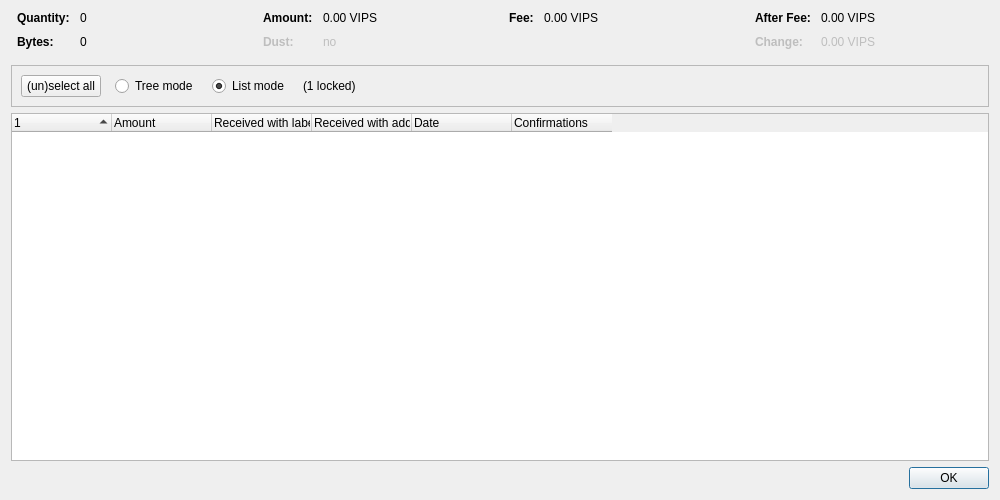
<?xml version="1.0" encoding="UTF-8"?>
<ui version="4.0">
 <class>CoinControlDialog</class>
 <widget class="QDialog" name="CoinControlDialog">
  <property name="geometry">
   <rect>
    <x>0</x>
    <y>0</y>
    <width>1000</width>
    <height>500</height>
   </rect>
  </property>
  <property name="windowTitle">
   <string>Coin Selection</string>
  </property>
  <layout class="QVBoxLayout" name="verticalLayout">
   <item>
    <layout class="QHBoxLayout" name="horizontalLayoutTop" stretch="0,0,0,0">
     <property name="topMargin">
      <number>0</number>
     </property>
     <property name="bottomMargin">
      <number>10</number>
     </property>
     <item>
      <layout class="QFormLayout" name="formLayoutCoinControl1">
       <property name="horizontalSpacing">
        <number>10</number>
       </property>
       <property name="verticalSpacing">
        <number>10</number>
       </property>
       <property name="leftMargin">
        <number>6</number>
       </property>
       <property name="rightMargin">
        <number>6</number>
       </property>
       <item row="0" column="0">
        <widget class="QLabel" name="labelCoinControlQuantityText">
         <property name="font">
          <font>
           <weight>75</weight>
           <bold>true</bold>
          </font>
         </property>
         <property name="text">
          <string>Quantity:</string>
         </property>
        </widget>
       </item>
       <item row="0" column="1">
        <widget class="QLabel" name="labelCoinControlQuantity">
         <property name="cursor">
          <cursorShape>IBeamCursor</cursorShape>
         </property>
         <property name="contextMenuPolicy">
          <enum>Qt::ActionsContextMenu</enum>
         </property>
         <property name="text">
          <string notr="true">0</string>
         </property>
         <property name="textInteractionFlags">
          <set>Qt::LinksAccessibleByMouse|Qt::TextSelectableByMouse</set>
         </property>
        </widget>
       </item>
       <item row="1" column="0">
        <widget class="QLabel" name="labelCoinControlBytesText">
         <property name="font">
          <font>
           <weight>75</weight>
           <bold>true</bold>
          </font>
         </property>
         <property name="text">
          <string>Bytes:</string>
         </property>
        </widget>
       </item>
       <item row="1" column="1">
        <widget class="QLabel" name="labelCoinControlBytes">
         <property name="cursor">
          <cursorShape>IBeamCursor</cursorShape>
         </property>
         <property name="contextMenuPolicy">
          <enum>Qt::ActionsContextMenu</enum>
         </property>
         <property name="text">
          <string notr="true">0</string>
         </property>
         <property name="textInteractionFlags">
          <set>Qt::LinksAccessibleByMouse|Qt::TextSelectableByMouse</set>
         </property>
        </widget>
       </item>
      </layout>
     </item>
     <item>
      <layout class="QFormLayout" name="formLayoutCoinControl2">
       <property name="horizontalSpacing">
        <number>10</number>
       </property>
       <property name="verticalSpacing">
        <number>10</number>
       </property>
       <property name="leftMargin">
        <number>6</number>
       </property>
       <property name="rightMargin">
        <number>6</number>
       </property>
       <item row="0" column="0">
        <widget class="QLabel" name="labelCoinControlAmountText">
         <property name="font">
          <font>
           <weight>75</weight>
           <bold>true</bold>
          </font>
         </property>
         <property name="text">
          <string>Amount:</string>
         </property>
        </widget>
       </item>
       <item row="0" column="1">
        <widget class="QLabel" name="labelCoinControlAmount">
         <property name="cursor">
          <cursorShape>IBeamCursor</cursorShape>
         </property>
         <property name="contextMenuPolicy">
          <enum>Qt::ActionsContextMenu</enum>
         </property>
         <property name="text">
          <string notr="true">0.00 VIPS</string>
         </property>
         <property name="textInteractionFlags">
          <set>Qt::LinksAccessibleByMouse|Qt::TextSelectableByMouse</set>
         </property>
        </widget>
       </item>
       <item row="1" column="0">
        <widget class="QLabel" name="labelCoinControlLowOutputText">
         <property name="enabled">
          <bool>false</bool>
         </property>
         <property name="font">
          <font>
           <weight>75</weight>
           <bold>true</bold>
          </font>
         </property>
         <property name="text">
          <string>Dust:</string>
         </property>
        </widget>
       </item>
       <item row="1" column="1">
        <widget class="QLabel" name="labelCoinControlLowOutput">
         <property name="enabled">
          <bool>false</bool>
         </property>
         <property name="cursor">
          <cursorShape>IBeamCursor</cursorShape>
         </property>
         <property name="contextMenuPolicy">
          <enum>Qt::ActionsContextMenu</enum>
         </property>
         <property name="text">
          <string notr="true">no</string>
         </property>
         <property name="textInteractionFlags">
          <set>Qt::LinksAccessibleByMouse|Qt::TextSelectableByMouse</set>
         </property>
        </widget>
       </item>
      </layout>
     </item>
     <item>
      <layout class="QFormLayout" name="formLayoutCoinControl3">
       <property name="horizontalSpacing">
        <number>10</number>
       </property>
       <property name="verticalSpacing">
        <number>10</number>
       </property>
       <property name="leftMargin">
        <number>6</number>
       </property>
       <property name="rightMargin">
        <number>6</number>
       </property>
       <item row="0" column="0">
        <widget class="QLabel" name="labelCoinControlFeeText">
         <property name="font">
          <font>
           <weight>75</weight>
           <bold>true</bold>
          </font>
         </property>
         <property name="text">
          <string>Fee:</string>
         </property>
        </widget>
       </item>
       <item row="0" column="1">
        <widget class="QLabel" name="labelCoinControlFee">
         <property name="cursor">
          <cursorShape>IBeamCursor</cursorShape>
         </property>
         <property name="contextMenuPolicy">
          <enum>Qt::ActionsContextMenu</enum>
         </property>
         <property name="text">
          <string notr="true">0.00 VIPS</string>
         </property>
         <property name="textInteractionFlags">
          <set>Qt::LinksAccessibleByMouse|Qt::TextSelectableByMouse</set>
         </property>
        </widget>
       </item>
      </layout>
     </item>
     <item>
      <layout class="QFormLayout" name="formLayoutCoinControl4">
       <property name="horizontalSpacing">
        <number>10</number>
       </property>
       <property name="verticalSpacing">
        <number>10</number>
       </property>
       <property name="leftMargin">
        <number>6</number>
       </property>
       <property name="rightMargin">
        <number>6</number>
       </property>
       <item row="0" column="0">
        <widget class="QLabel" name="labelCoinControlAfterFeeText">
         <property name="font">
          <font>
           <weight>75</weight>
           <bold>true</bold>
          </font>
         </property>
         <property name="text">
          <string>After Fee:</string>
         </property>
        </widget>
       </item>
       <item row="0" column="1">
        <widget class="QLabel" name="labelCoinControlAfterFee">
         <property name="cursor">
          <cursorShape>IBeamCursor</cursorShape>
         </property>
         <property name="contextMenuPolicy">
          <enum>Qt::ActionsContextMenu</enum>
         </property>
         <property name="text">
          <string notr="true">0.00 VIPS</string>
         </property>
         <property name="textInteractionFlags">
          <set>Qt::LinksAccessibleByMouse|Qt::TextSelectableByMouse</set>
         </property>
        </widget>
       </item>
       <item row="1" column="0">
        <widget class="QLabel" name="labelCoinControlChangeText">
         <property name="enabled">
          <bool>false</bool>
         </property>
         <property name="font">
          <font>
           <weight>75</weight>
           <bold>true</bold>
          </font>
         </property>
         <property name="text">
          <string>Change:</string>
         </property>
        </widget>
       </item>
       <item row="1" column="1">
        <widget class="QLabel" name="labelCoinControlChange">
         <property name="enabled">
          <bool>false</bool>
         </property>
         <property name="cursor">
          <cursorShape>IBeamCursor</cursorShape>
         </property>
         <property name="contextMenuPolicy">
          <enum>Qt::ActionsContextMenu</enum>
         </property>
         <property name="text">
          <string notr="true">0.00 VIPS</string>
         </property>
         <property name="textInteractionFlags">
          <set>Qt::LinksAccessibleByMouse|Qt::TextSelectableByMouse</set>
         </property>
        </widget>
       </item>
      </layout>
     </item>
    </layout>
   </item>
   <item>
    <widget class="QFrame" name="frame">
     <property name="minimumSize">
      <size>
       <width>0</width>
       <height>40</height>
      </size>
     </property>
     <property name="frameShape">
      <enum>QFrame::StyledPanel</enum>
     </property>
     <property name="frameShadow">
      <enum>QFrame::Sunken</enum>
     </property>
     <layout class="QHBoxLayout" name="horizontalLayout">
      <item>
       <layout class="QHBoxLayout" name="horizontalLayoutPanel" stretch="0,0,0,0,0">
        <property name="spacing">
         <number>14</number>
        </property>
        <item>
         <widget class="QPushButton" name="pushButtonSelectAll">
          <property name="sizePolicy">
           <sizepolicy hsizetype="Maximum" vsizetype="Fixed">
            <horstretch>0</horstretch>
            <verstretch>0</verstretch>
           </sizepolicy>
          </property>
          <property name="text">
           <string>(un)select all</string>
          </property>
          <property name="autoDefault">
           <bool>false</bool>
          </property>
         </widget>
        </item>
        <item>
         <widget class="QRadioButton" name="radioTreeMode">
          <property name="sizePolicy">
           <sizepolicy hsizetype="Maximum" vsizetype="Fixed">
            <horstretch>0</horstretch>
            <verstretch>0</verstretch>
           </sizepolicy>
          </property>
          <property name="text">
           <string>Tree mode</string>
          </property>
         </widget>
        </item>
        <item>
         <widget class="QRadioButton" name="radioListMode">
          <property name="sizePolicy">
           <sizepolicy hsizetype="Maximum" vsizetype="Fixed">
            <horstretch>0</horstretch>
            <verstretch>0</verstretch>
           </sizepolicy>
          </property>
          <property name="text">
           <string>List mode</string>
          </property>
          <property name="checked">
           <bool>true</bool>
          </property>
         </widget>
        </item>
        <item>
         <widget class="QLabel" name="labelLocked">
          <property name="text">
           <string notr="true">(1 locked)</string>
          </property>
         </widget>
        </item>
        <item>
         <spacer name="horizontalSpacer">
          <property name="orientation">
           <enum>Qt::Horizontal</enum>
          </property>
          <property name="sizeHint" stdset="0">
           <size>
            <width>40</width>
            <height>20</height>
           </size>
          </property>
         </spacer>
        </item>
       </layout>
      </item>
     </layout>
    </widget>
   </item>
   <item>
    <widget class="CoinControlTreeWidget" name="treeWidget">
     <property name="contextMenuPolicy">
      <enum>Qt::CustomContextMenu</enum>
     </property>
     <property name="sortingEnabled">
      <bool>false</bool>
     </property>
     <property name="columnCount">
      <number>6</number>
     </property>
     <attribute name="headerShowSortIndicator" stdset="0">
      <bool>true</bool>
     </attribute>
     <attribute name="headerStretchLastSection">
      <bool>false</bool>
     </attribute>
     <column>
      <property name="text">
       <string/>
      </property>
     </column>
     <column>
      <property name="text">
       <string>Amount</string>
      </property>
     </column>
     <column>
      <property name="text">
       <string>Received with label</string>
      </property>
     </column>
     <column>
      <property name="text">
       <string>Received with address</string>
      </property>
     </column>
     <column>
      <property name="text">
       <string>Date</string>
      </property>
     </column>
     <column>
      <property name="text">
       <string>Confirmations</string>
      </property>
      <property name="toolTip">
       <string>Confirmed</string>
      </property>
     </column>
     <column>
      <property name="text">
       <string/>
      </property>
     </column>
     <column>
      <property name="text">
       <string/>
      </property>
     </column>
     <column>
      <property name="text">
       <string/>
      </property>
     </column>
     <column>
      <property name="text">
       <string/>
      </property>
     </column>
    </widget>
   </item>
   <item>
    <widget class="QDialogButtonBox" name="buttonBox">
     <property name="orientation">
      <enum>Qt::Horizontal</enum>
     </property>
     <property name="standardButtons">
      <set>QDialogButtonBox::Ok</set>
     </property>
    </widget>
   </item>
  </layout>
 </widget>
 <customwidgets>
  <customwidget>
   <class>CoinControlTreeWidget</class>
   <extends>QTreeWidget</extends>
   <header>qt/coincontroltreewidget.h</header>
  </customwidget>
 </customwidgets>
 <resources/>
 <connections/>
</ui>
